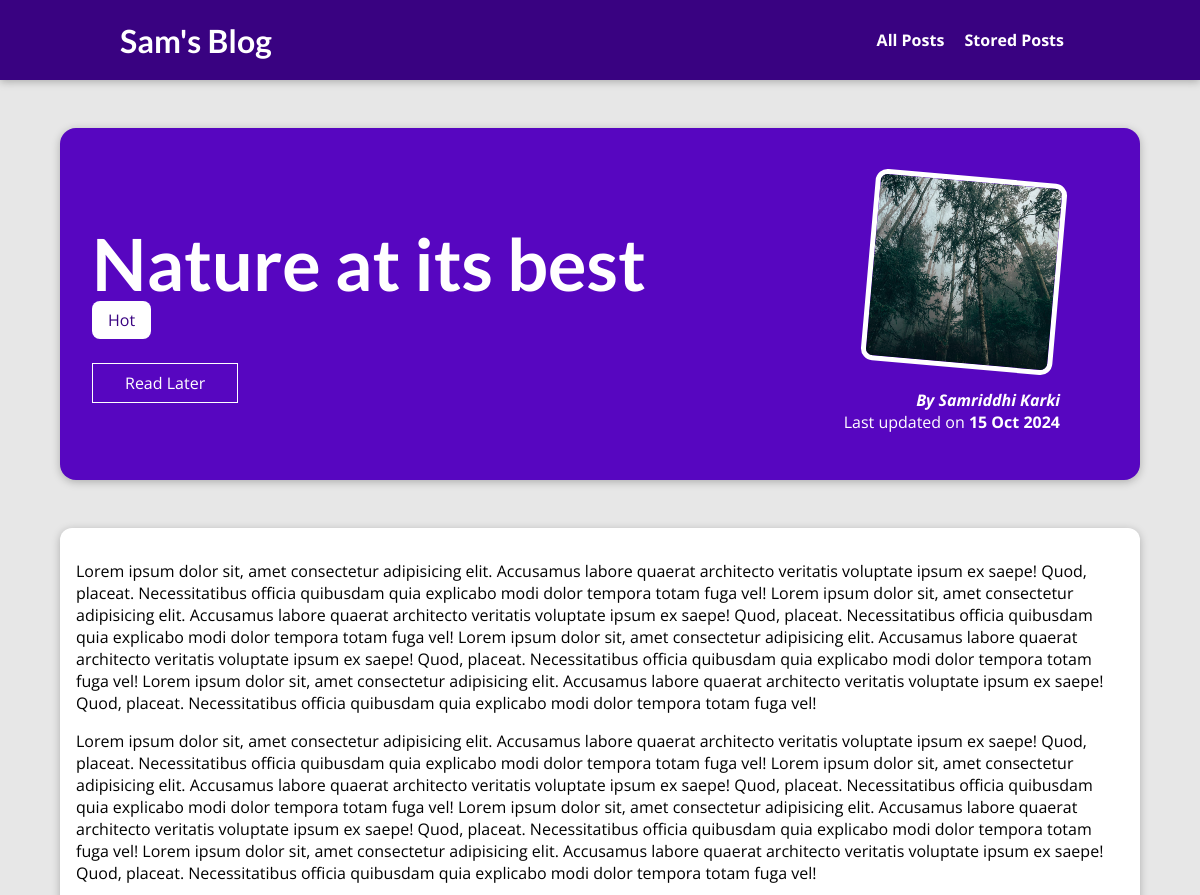
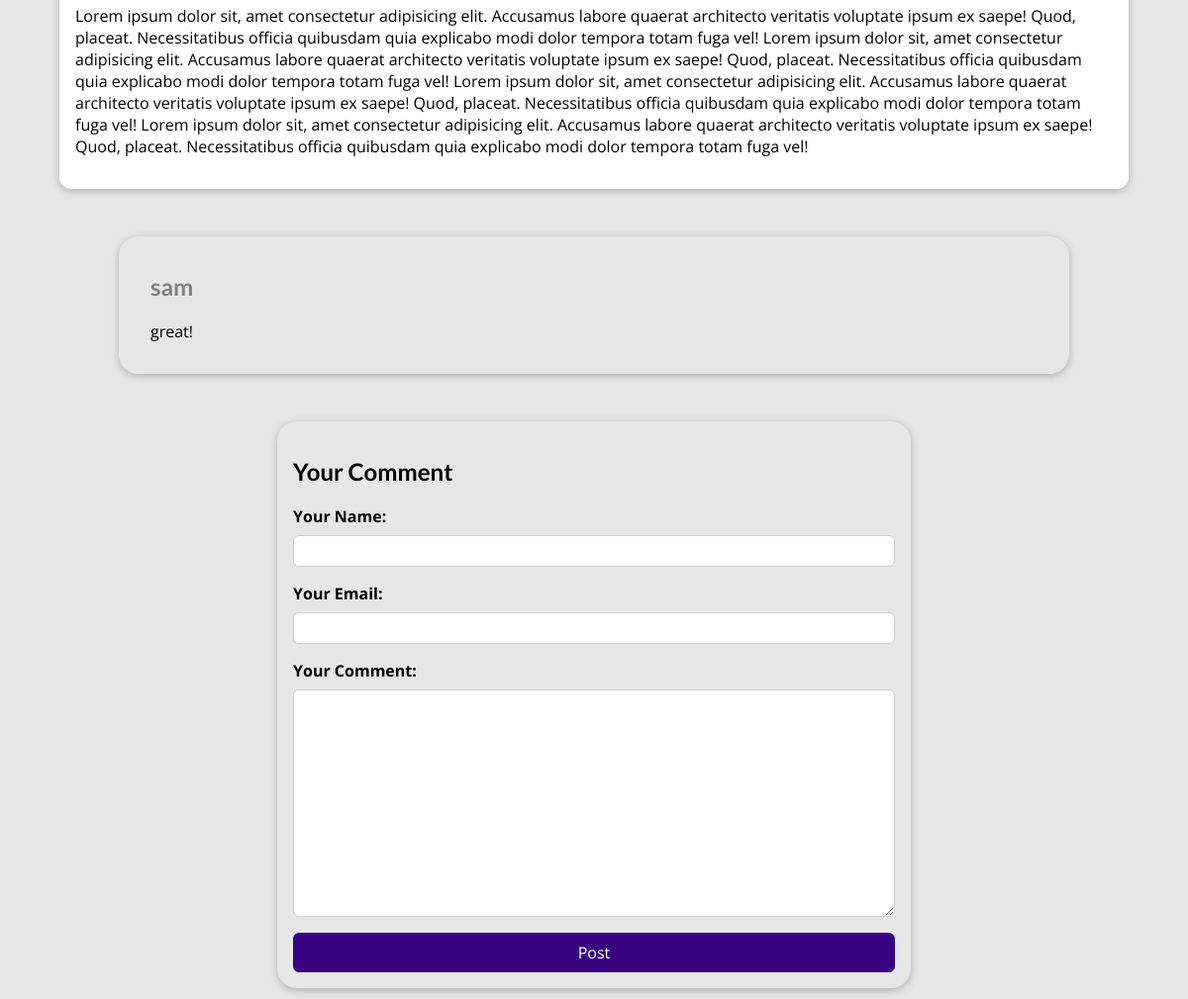
The page /posts/nature-at-its-best on the database its author committed (2 pictures, top to bottom).
### blog/models.py (models this page shows, shortened)
class Post(models.Model):
    title = models.CharField(max_length=100)
    excerpt = models.CharField(max_length=200)
    image = models.ImageField(upload_to="posts",null=True)
    date = models.DateField(auto_now=True)
    slug = models.SlugField(default="",null=False,unique=True,db_index=True)
    content = models.TextField(validators=[MinLengthValidator(10)])
    author = models.ForeignKey(Author,null=True,on_delete=models.SET_NULL,related_name="posts")
    tag = models.ManyToManyField(Tag)

class Tag(models.Model):
    caption = models.CharField(max_length=30)

class Author(models.Model):
    first_name = models.CharField(max_length=100)
    last_name = models.CharField(max_length=100)
    email = models.EmailField()
    def __str__(self):
        return f"{self.first_name} {self.last_name}"

class Comment(models.Model):
    user_name = models.CharField(max_length=100)
    user_email = models.EmailField()
    text=models.TextField(max_length=400)
    post = models.ForeignKey(Post,on_delete=models.CASCADE,related_name="comments",null=True)

### blog/views.py (the view, shortened to what this page needs)
# urls.py: path("posts/<slug:slug>", views.PostDetailView.as_view(), name="post-detail-page"),
class PostDetailView(View):
    def get(self,request,slug):
        post = Post.objects.get(slug=slug)
        stored_posts = request.session.get("stored_posts")
        if stored_posts is not None:
            is_saved_for_later = post.id in stored_posts
        else:
            is_saved_for_later = False
        context = {
            "post":post,
            "post_tags":post.tag.all(),
            "comment_form":CommentForm(),
            "comments":post.comments.all().order_by("-id"),
            "saved_for_later":is_saved_for_later
        }
        return render(request,"blog/post-detail.html",context)

### blog/forms.py
class CommentForm(forms.ModelForm):
    class Meta:
        model = Comment
        exclude = ["post"]
        labels = {
            "user_name":"Your Name",
            "user_email":"Your Email",
            "text":"Your Comment"
        }

### blog/templates/blog/post-detail.html (shortened to what this page needs)
{% extends "base.html" %}
{% load static %}
{% block css_files %}
<link rel ="stylesheet" href="{% static "blog/post-detail.css" %}"/>
{% endblock css_files %}
{% block content %}
<section id="summary">
    <h2> {{post.title}} </h2>
    <div>
        {% for tag in post_tags %}
        <span class="tag">{{tag.caption}}</span>
        {% endfor %}
    </div>
    <div id="read-later">
        <form action="{% url "read-later" %} " method="POST">
        <button>
            {% if saved_for_later %}Remove from Read Later
            {% else %} Read Later{% endif %}
            </button>
        </form>
    </div>
    <article>
        <img src= "{{ post.image.url }}" alt="{{post.title}}"/>
        <address>By <a href="mailto:{{post.author.email}}">{{post.author}}</a></address>
        <div>
            Last updated on <time>{{post.date| date:"d M Y" }}</time>
        </div>
    </article>
</section>
<main>
    <p>
        {{post.content }}
    </p>
    <p>
        {{post.content}}
    </p>
    <p>
        {{post.content}}
    </p>
</main>
<section id="comments">
    <ul>
        {% for comment in comments %}
        <li>
            <h2>{{comment.user_name}}</h2>
            <p>{{comment.text|linebreaks}}</p>
        </li>
        {% endfor %}
    </ul>
</section>
<section id="comment-form">
    <h2>Your Comment</h2>
    <form  action="{% url "post-detail-page" post.slug%}" method="POST">
        {% for form_field in comment_form %}
        <div class="form-control {% if form_field.errors %}invalid{% endif %}">
            {{ form_field.label_tag}}
            {{form_field}}
        </div>
        {% endfor %}
        <button> Post </button>
    </form>
</section>
{% endblock content %}

### static/app.css (style rules this page uses)
* { box-sizing: border-box; }
html { font-family: 'Open Sans', 'Lato', sans-serif; }
body { margin: 0; }
h1, h2, h3 { font-family: 'Lato', sans-serif; font-weight: bold; }

### blog/static/blog/post-detail.css (style rules this page uses)
body { background-color: #e7e7e7; }
#summary { margin: 8rem auto 3rem auto; padding: 2rem; width: 90%; max-width: 90rem; border-radius: 16px; background-color: #5706c0; position: relative; box-shadow: 0 2px 8px rgba(0, 0, 0, 0.25); height: 22rem; }
#summary h2 { color: white; font-size: 4.5rem; margin-bottom: 0.2rem; }
#summary article { position: absolute; top: 2rem; right: 3rem; padding: 1rem 2rem; border-radius: 12px; text-align: right; color: white; }
#summary article img { width: 12rem; height: 12rem; border-radius: 12px; transform: rotateZ(5deg); border: 5px solid white; margin-bottom: 1rem; }
#summary a { color: white; text-decoration: none; }
#summary address { font-weight: bold; }
#summary time { font-weight: bold; }
main { width: 90%; max-width: 90rem; margin: 3rem auto; background-color: white; padding: 1rem; border-radius: 12px; box-shadow: 0 2px 8px rgba(0, 0, 0, 0.25); }
.tag { background-color: white; color: #390281; padding: 0.5rem 1rem; border-radius: 8px; }
.form-control { margin-bottom: 1rem; }
.form-control label { font-weight: bold; margin-bottom: 0.5rem; display: block; }
.form-control input, .form-control textarea { display: block; width: 100%; font:inherit; padding: 0.25rem; border-radius: 6px; border: 1px solid #ccc; }
#comment-form { width: 90%; max-width: 40rem; margin:3rem auto; border-radius: 20px; box-shadow: 0 2px 8px rgba(0, 0, 0, 0.25); padding:1rem; }
#comment-form button { font: inherit; background-color: #390281; color:white; padding:0.5rem 1rem; border-radius: 6px; border:1px solid #390281; width: 100%; cursor: pointer; }
#comments { width: 90%; max-width: 60rem; margin:3rem auto; border-radius: 20px; box-shadow: 0 2px 8px rgba(0, 0, 0, 0.25); padding:1rem 2rem; }
#comments ul { list-style:none; padding:0; margin:0; }
#comments li { margin-bottom: 1rem; border-bottom: 2px solid #ccc; }
#comments li:last-of-type { border-bottom: none; }
#comments h2 { color:grey; }
#read-later { margin: 2rem 0; }
#read-later button { background-color: transparent; border: 1px solid white; padding:0.5rem 2rem; font: inherit; color:white; cursor:pointer; }

### rows shown on the page
Post: title "Nature at its best", image (picture), author "Samriddhi Karki", date "15 Oct 2024", content "Lorem ipsum dolor sit, amet consectetur adipisicing elit. Accusamus labore quaerat architecto veritatis voluptate ipsum ex saepe! Quod, placeat. Necessitatibus officia quibusdam quia explicabo modi dolor tempora totam fuga vel! Lorem ipsum dolor sit, amet consectetur adipisicing elit. Accusamus labore quaerat architecto veritatis voluptate ipsum ex saepe! Quod, placeat. Necessitatibus officia quibusdam quia explicabo modi dolor tempora totam fuga vel! Lorem ipsum dolor sit, amet consectetur adipisicing elit. Accusamus labore quaerat architecto veritatis voluptate ipsum ex saepe! Quod, placeat. Necessitatibus officia quibusdam quia explicabo modi dolor tempora totam fuga vel! Lorem ipsum…"
Tag: caption "Hot"
Comment: user_name "sam", text "great!"
